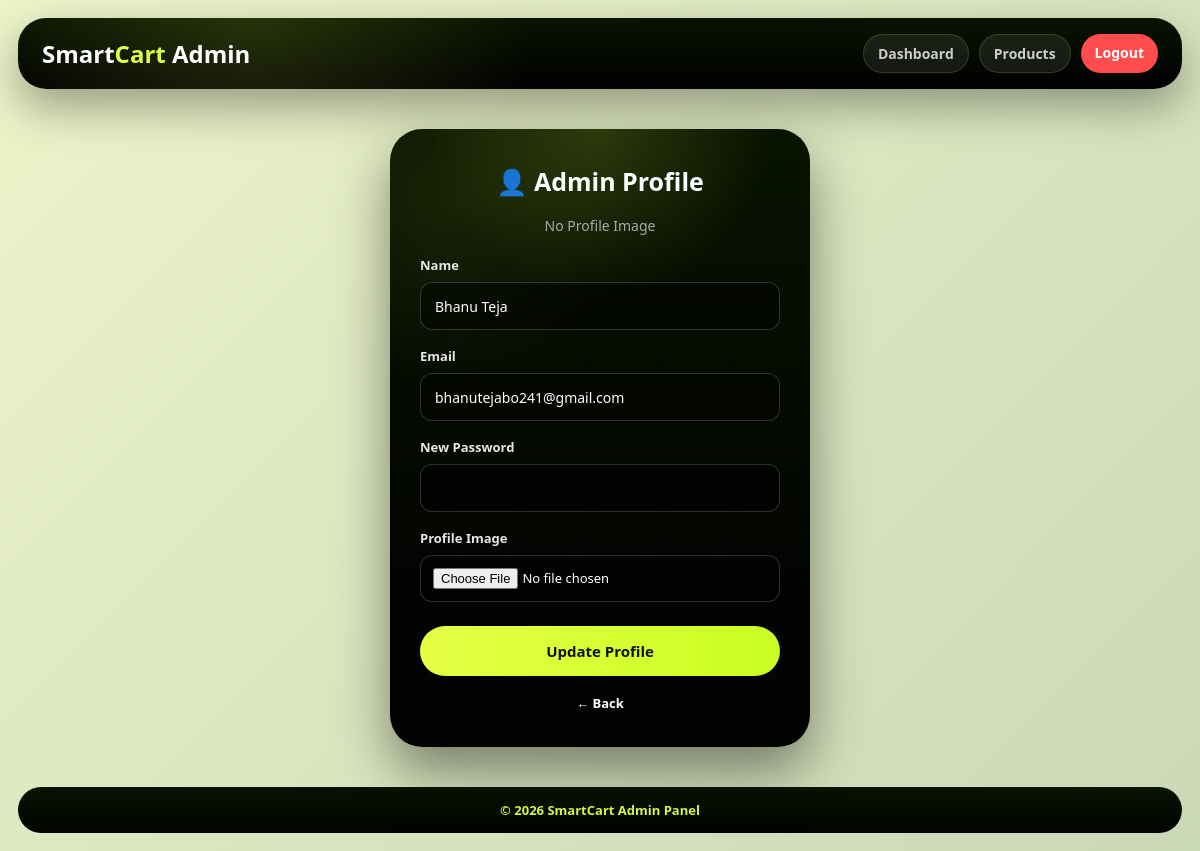
Page /admin/profile (signed in) on the earlier database version.
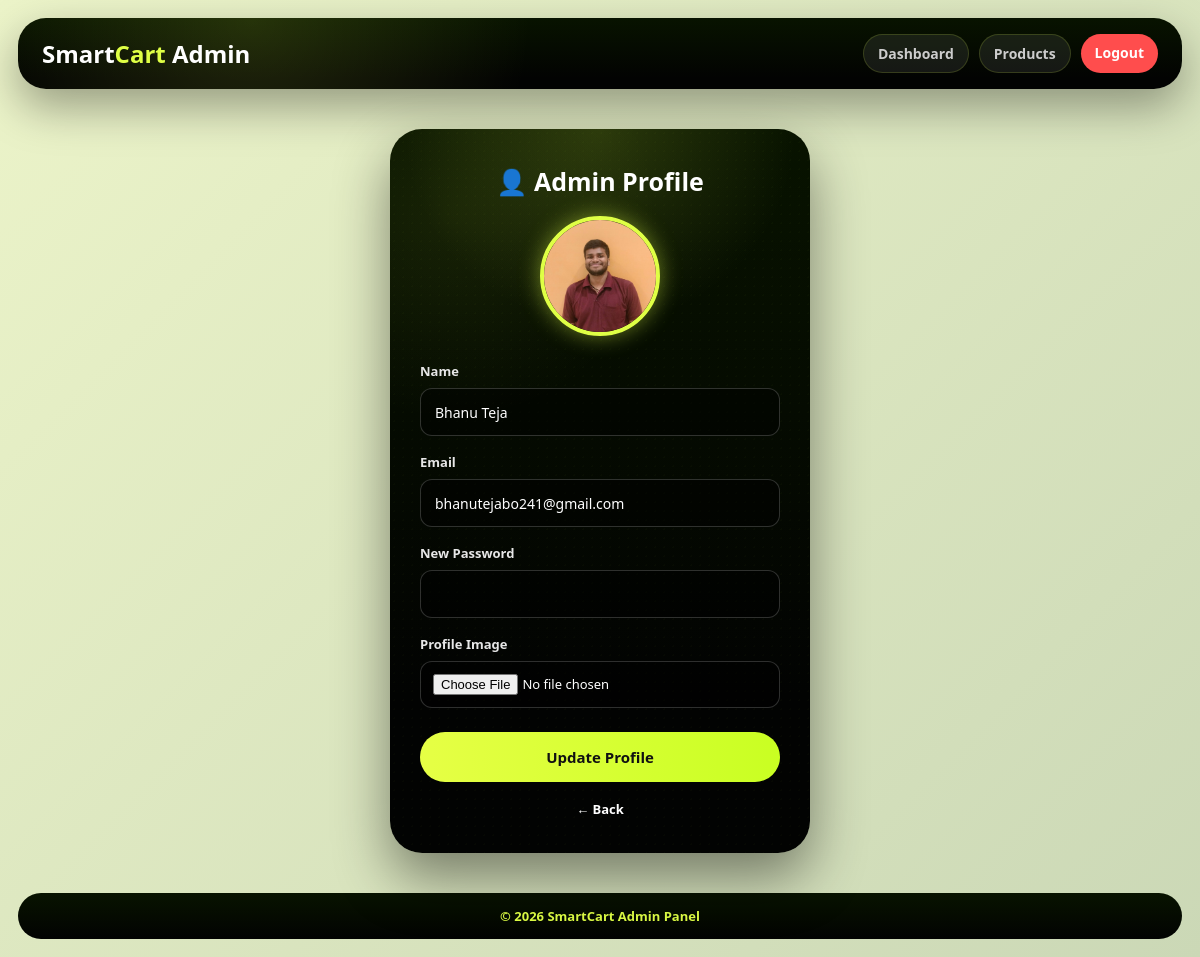
Same page on the later database version.
### tables this page shows
CREATE TABLE admin (
    admin_id INTEGER PRIMARY KEY AUTOINCREMENT,
    name TEXT NOT NULL,
    email TEXT UNIQUE NOT NULL,
    password TEXT NOT NULL,
    profile_image TEXT
);

### app.py (the view)
@app.route('/admin/profile', methods=['GET'])
def admin_profile():
    if 'admin_id' not in session:
        flash("Please login!", "danger")
        return redirect('/admin-login')
    admin_id = session['admin_id']
    conn = get_db_connection()
    cursor = conn.cursor()
    cursor.execute("SELECT * FROM admin WHERE admin_id=?", (admin_id,))
    admin = cursor.fetchone()
    cursor.close()
    conn.close()
    return render_template("admin/admin_profile.html", admin=admin)

### app.py (called while the page is built)
def get_db_connection():
    import sqlite3
    conn = sqlite3.connect(config.DB_NAME)
    conn.row_factory = sqlite3.Row
    return conn

### templates/admin/admin_profile.html (shortened to what this page needs)
<!DOCTYPE html>
<html lang="en">
<head>
</head>
<body>
<div class="header">
    <div class="logo">Smart<span>Cart</span> Admin</div>
    <div class="nav-links" id="navLinks">
        <a href="/admin-dashboard">Dashboard</a>
        <a href="/admin/item-list">Products</a>
        <a href="/admin-logout" class="logout">Logout</a>
    </div>
</div>
<div class="main">
    <div class="container">
        <h2>👤 Admin Profile</h2>
        <div class="profile-wrapper">
        {% if admin.profile_image %}
            <img src="/static/uploads/admin_profiles/{{ admin.profile_image }}" class="profile-img">
        {% else %}
            <p class="no-img">No Profile Image</p>
        {% endif %}
        </div>
        <form method="POST" enctype="multipart/form-data">
            <div class="form-group">
                <label>Name</label>
                <input type="text" name="name" value="{{ admin.name }}">
            </div>
            <div class="form-group">
                <label>Email</label>
                <input type="email" name="email" value="{{ admin.email }}">
            </div>
            <div class="form-group">
                <label>New Password</label>
                <input type="password" name="password">
            </div>
            <div class="form-group">
                <label>Profile Image</label>
                <input type="file" name="profile_image" accept="image/*">
            </div>
            <button type="submit">Update Profile</button>
        </form>
        <a href="/admin-dashboard" class="back">← Back</a>
    </div>
</div>
<div class="footer">
    © 2026 SmartCart Admin Panel
</div>
</body>
</html>

Differences in the rows shown:
changed admin "Bhanu Teja": profile_image: picture added
Other differences:
text no longer shown: "No Profile Image"
